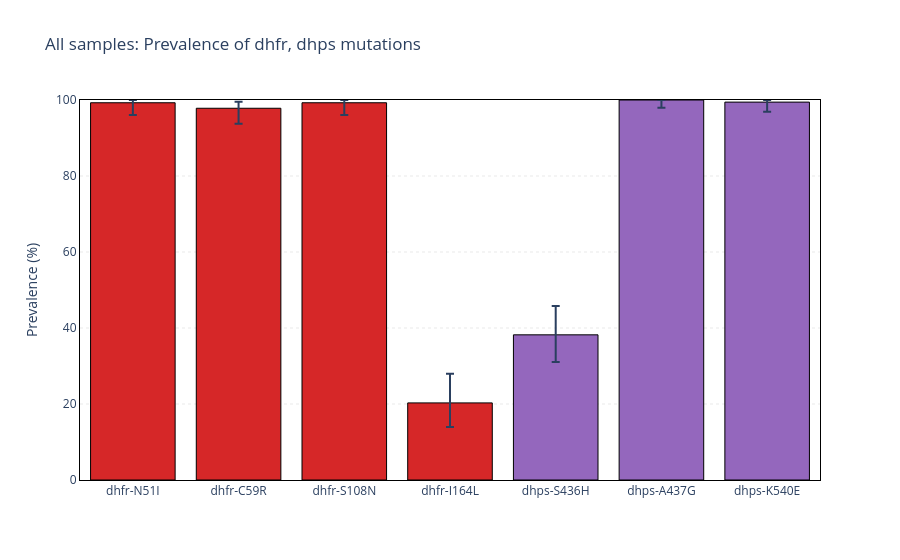

Notebook cell for this chart:
### Code cell
generate_prevalence_barchart(
    analysis_df=analysis_df,
    min_prevalence=min_prevalence,
    fig_prefix="All samples",
    genes=["dhfr", "dhps"],
)

### Figure 1 — Plotly figure (JSON) as saved in the notebook; plotly's stock layout.template omitted (floating-point values rounded to 4 significant figures)
{"data": [{"customdata": [[138, 138, 137], [138, 138, 135], [138, 138, 137], [138, 138, 28], [178, 178, 68], [179, 179, 179], [179, 179, 178]], "error_y": {"array": [0.7063, 1.723, 0.7063, 7.682, 7.567, 0.0, 0.5445], "arrayminus": [3.247, 4.048, 3.247, 6.364, 7.167, 2.04, 2.515], "type": "data"}, "hovertemplate": "%{y:0.1f}% (%{customdata[2]}/%{customdata[1]})", "marker": {"color": ["#d62728", "#d62728", "#d62728", "#d62728", "#9467bd", "#9467bd", "#9467bd"], "line": {"color": "black", "width": 1}}, "name": "", "type": "bar", "x": ["dhfr-N51I", "dhfr-C59R", "dhfr-S108N", "dhfr-I164L", "dhps-S436H", "dhps-A437G", "dhps-K540E"], "y": [99.28, 97.83, 99.28, 20.29, 38.2, 100.0, 99.44]}], "layout": {"hovermode": "x unified", "legend": {"orientation": "h", "x": 0, "xanchor": "left", "y": 1.02, "yanchor": "bottom"}, "plot_bgcolor": "rgba(0,0,0,0)", "title": {"text": "All samples: Prevalence of dhfr, dhps mutations"}, "xaxis": {"linecolor": "black", "linewidth": 1, "mirror": true, "showline": true}, "yaxis": {"gridcolor": "lightgray", "griddash": "dot", "gridwidth": 0.5, "linecolor": "black", "linewidth": 1, "mirror": true, "range": [0, 100], "showgrid": true, "showline": true, "title": {"text": "Prevalence (%)"}}}}
